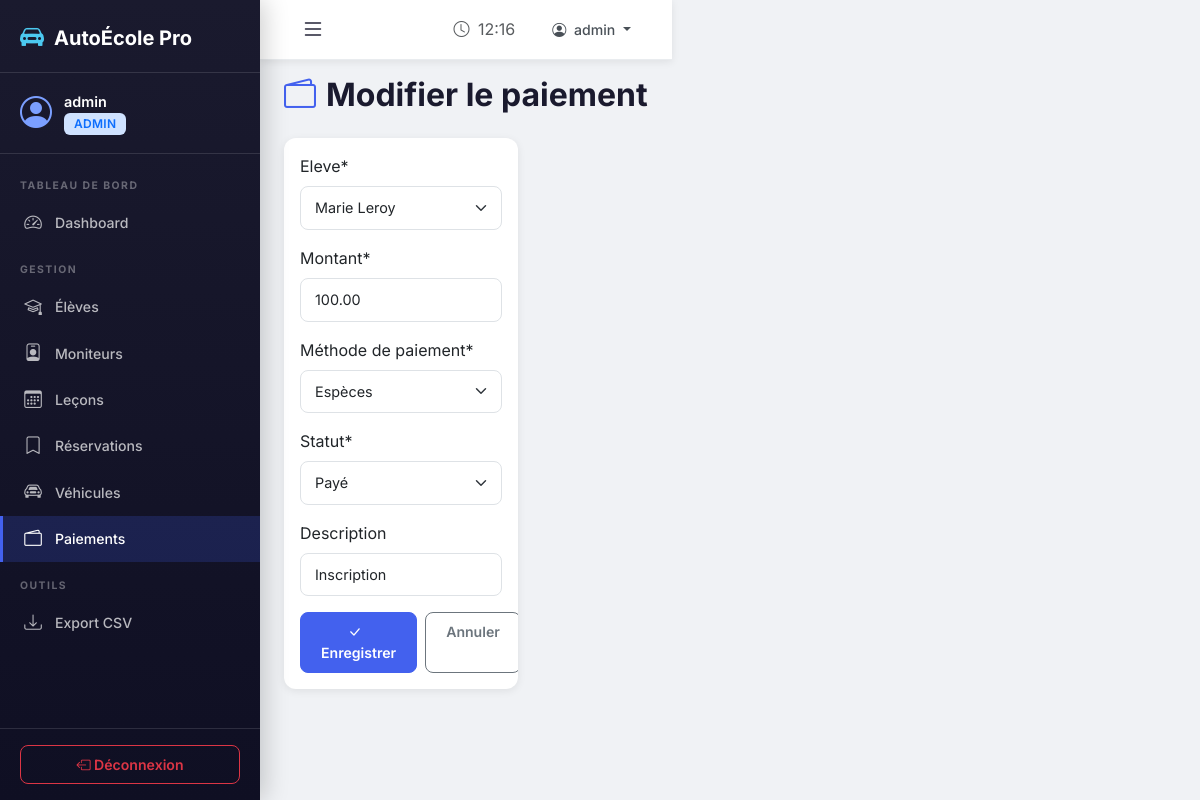
/gestion/paiements/150/modifier/ (signed in), run on the app's committed database.
### ecole/models.py (models this page shows, shortened)
class Payment(models.Model):
    METHODE_CHOICES = [
        ('carte', 'Carte bancaire'),
        ('especes', 'Espèces'),
        ('virement', 'Virement'),
        ('cheque', 'Chèque'),
    ]
    STATUT_CHOICES = [
        ('paye', 'Payé'),
        ('en_attente', 'En attente'),
        ('rembourse', 'Remboursé'),
    ]
    eleve = models.ForeignKey(User, on_delete=models.CASCADE, related_name='payments',
                               limit_choices_to={'profile__role': 'eleve'})
    montant = models.DecimalField(max_digits=10, decimal_places=2)
    date = models.DateTimeField(auto_now_add=True)
    methode = models.CharField(max_length=15, choices=METHODE_CHOICES, default='carte',
                                verbose_name="Méthode de paiement")
    statut = models.CharField(max_length=15, choices=STATUT_CHOICES, default='en_attente')
    description = models.CharField(max_length=255, blank=True, null=True)
    class Meta:
        verbose_name = "Paiement"
        verbose_name_plural = "Paiements"
        ordering = ['-date']

### ecole/views.py (the view)
# urls.py: path('gestion/paiements/<int:paiement_id>/modifier/', views.admin_paiement_modifier, name='admin_paiement_modifier'),
@login_required
@admin_required
def admin_paiement_modifier(request, paiement_id):
    paiement = get_object_or_404(Payment, id=paiement_id)
    if request.method == 'POST':
        form = PaymentForm(request.POST, instance=paiement)
        if form.is_valid():
            form.save()
            messages.success(request, "Paiement modifié.")
            return redirect('admin_paiements')
    else:
        form = PaymentForm(instance=paiement)
    return render(request, 'admin_panel/paiement_form.html', {
        'form': form, 'titre': 'Modifier le paiement'
    })

### ecole/forms.py
class PaymentForm(forms.ModelForm):
    class Meta:
        model = Payment
        fields = ['eleve', 'montant', 'methode', 'statut', 'description']
    def __init__(self, *args, **kwargs):
        super().__init__(*args, **kwargs)
        self.fields['eleve'].queryset = User.objects.filter(profile__role='eleve')
        self.fields['eleve'].label_from_instance = lambda u: u.get_full_name() or u.username

### ecole/templates/admin_panel/paiement_form.html (shortened to what this page needs)
{% extends 'base.html' %}
{% load crispy_forms_tags %}
{% block content %}
<div class="page-header">
    <h2><i class="bi bi-wallet2"></i> {{ titre }}</h2>
</div>
<div class="row">
    <div class="col-lg-8">
        <div class="card">
            <div class="card-body">
                <form method="post">
                    {{ form|crispy }}
                    <div class="d-flex gap-2 mt-3">
                        <button type="submit" class="btn btn-primary"><i class="bi bi-check-lg me-2"></i>Enregistrer</button>
                        <a href="{% url 'admin_paiements' %}" class="btn btn-outline-secondary">Annuler</a>
                    </div>
                </form>
            </div>
        </div>
    </div>
</div>
{% endblock %}

### ecole/templates/base.html (shortened to what this page needs)
{% load static %}
<!DOCTYPE html>
<html lang="fr" data-bs-theme="light">
<head>
    <link href="https://cdn.jsdelivr.net/npm/bootstrap@5.3.2/dist/css/bootstrap.min.css" rel="stylesheet">
    <link href="https://cdn.jsdelivr.net/npm/bootstrap-icons@1.11.2/font/bootstrap-icons.css" rel="stylesheet">
    <link href="{% static 'css/style.css' %}" rel="stylesheet">
</head>
<body>
    {% if user.is_authenticated and request.resolver_match.url_name != 'index' %}
    <div class="d-flex" id="wrapper">
        <nav class="sidebar" id="sidebar">
            <div class="sidebar-header">
                <a href="{% url 'index' %}" class="sidebar-brand">
                    <i class="bi bi-car-front-fill"></i>
                    <span>AutoÉcole Pro</span>
                </a>
            </div>
            <div class="sidebar-user">
                <div class="user-avatar">
                    <i class="bi bi-person-circle"></i>
                </div>
                <div class="user-info">
                    <span class="user-name">{{ user.get_full_name|default:user.username }}</span>
                    <span class="user-role badge bg-primary-subtle text-primary">
                        {% if user.profile.role == 'eleve' %}Élève
                        {% elif user.profile.role == 'moniteur' %}Moniteur
                        {% else %}Admin{% endif %}
                    </span>
                </div>
            </div>
            <ul class="sidebar-nav">
                {% if user.profile.role == 'eleve' %}
                <li class="nav-section">NAVIGATION</li>
                <li><a href="{% url 'eleve_dashboard' %}" class="{% if request.resolver_match.url_name == 'eleve_dashboard' %}active{% endif %}"><i class="bi bi-speedometer2"></i> Tableau de bord</a></li>
                <li><a href="{% url 'eleve_lecons' %}" class="{% if request.resolver_match.url_name == 'eleve_lecons' %}active{% endif %}"><i class="bi bi-calendar-plus"></i> Leçons disponibles</a></li>
                <li><a href="{% url 'eleve_reservations' %}" class="{% if request.resolver_match.url_name == 'eleve_reservations' %}active{% endif %}"><i class="bi bi-bookmark-check"></i> Mes réservations</a></li>
                <li><a href="{% url 'eleve_historique' %}" class="{% if request.resolver_match.url_name == 'eleve_historique' %}active{% endif %}"><i class="bi bi-clock-history"></i> Historique</a></li>
                <li><a href="{% url 'eleve_paiements' %}" class="{% if request.resolver_match.url_name == 'eleve_paiements' %}active{% endif %}"><i class="bi bi-credit-card"></i> Paiements</a></li>
                <li class="nav-section">PRÉPARATION</li>
                <li><a href="{% url 'eleve_documents' %}" class="{% if 'documents' in request.resolver_match.url_name %}active{% endif %}"><i class="bi bi-file-earmark-person"></i> Mes documents</a></li>
                <li><a href="{% url 'eleve_cours' %}" class="{% if 'cours' in request.resolver_match.url_name %}active{% endif %}"><i class="bi bi-book"></i> Cours de code</a></li>
                <li><a href="{% url 'eleve_quiz' %}" class="{% if request.resolver_match.url_name == 'eleve_quiz' %}active{% endif %}"><i class="bi bi-question-circle"></i> Quiz Code</a></li>
                <li class="nav-section">COMPTE</li>
                <li><a href="{% url 'eleve_profil' %}" class="{% if request.resolver_match.url_name == 'eleve_profil' %}active{% endif %}"><i class="bi bi-person"></i> Mon profil</a></li>
                {% else %}
                <li class="nav-section">TABLEAU DE BORD</li>
                <li><a href="{% url 'admin_dashboard' %}" class="{% if request.resolver_match.url_name == 'admin_dashboard' %}active{% endif %}"><i class="bi bi-speedometer2"></i> Dashboard</a></li>
                <li class="nav-section">GESTION</li>
                <li><a href="{% url 'admin_eleves' %}" class="{% if 'eleve' in request.resolver_match.url_name %}active{% endif %}"><i class="bi bi-mortarboard"></i> Élèves</a></li>
                <li><a href="{% url 'admin_moniteurs' %}" class="{% if 'moniteur' in request.resolver_match.url_name %}active{% endif %}"><i class="bi bi-person-badge"></i> Moniteurs</a></li>
                <li><a href="{% url 'admin_lecons' %}" class="{% if 'lecon' in request.resolver_match.url_name %}active{% endif %}"><i class="bi bi-calendar3"></i> Leçons</a></li>
                <li><a href="{% url 'admin_reservations' %}" class="{% if 'reservation' in request.resolver_match.url_name %}active{% endif %}"><i class="bi bi-bookmark"></i> Réservations</a></li>
                <li><a href="{% url 'admin_vehicules' %}" class="{% if 'vehicule' in request.resolver_match.url_name %}active{% endif %}"><i class="bi bi-car-front"></i> Véhicules</a></li>
                <li><a href="{% url 'admin_paiements' %}" class="{% if 'paiement' in request.resolver_match.url_name %}active{% endif %}"><i class="bi bi-wallet2"></i> Paiements</a></li>
                <li class="nav-section">OUTILS</li>
                <li><a href="{% url 'admin_export_eleves_csv' %}"><i class="bi bi-download"></i> Export CSV</a></li>
                {% endif %}
            </ul>
            <div class="sidebar-footer">
                <a href="{% url 'deconnexion' %}" class="btn btn-outline-danger btn-sm w-100">
                    <i class="bi bi-box-arrow-left"></i> Déconnexion
                </a>
            </div>
        </nav>
        <div class="main-content" id="main-content">
            <nav class="topbar">
                <button class="btn btn-link sidebar-toggle" id="sidebarToggle">
                    <i class="bi bi-list fs-4"></i>
                </button>
                <div class="topbar-right">
                    <span class="text-muted me-3">
                        <i class="bi bi-clock me-1"></i>
                        <span id="current-time"></span>
                    </span>
                    <div class="dropdown">
                        <button class="btn btn-link dropdown-toggle" data-bs-toggle="dropdown">
                            <i class="bi bi-person-circle me-1"></i>
                            {{ user.get_full_name|default:user.username }}
                        </button>
                    </div>
                </div>
            </nav>
            <div class="container-fluid px-4 py-3">
                {% block content %}{% endblock %}
            </div>
        </div>
    </div>
    {% endif %}
</body>
</html>

### static/css/style.css (style rules this page uses)
:root { --primary: #4361ee; --primary-dark: #3a0ca3; --primary-light: #7b9fff; --secondary: #f72585; --accent: #4cc9f0; --success: #06d6a0; --warning: #ffd166; --danger: #ef476f; --dark: #1a1a2e; --darker: #0f0f23; --sidebar-width: 260px; --topbar-height: 60px; --glass-bg: rgba(255, 255, 255, 0.08); --glass-border: rgba(255, 255, 255, 0.12); --shadow-sm: 0 2px 8px rgba(0, 0, 0, 0.08); --shadow-md: 0 4px 20px rgba(0, 0, 0, 0.12); --shadow-lg: 0 8px 40px rgba(0, 0, 0, 0.16); --radius: 12px; --radius-sm: 8px; --transition: all 0.3s cubic-bezier(0.4, 0, 0.2, 1); }
* { box-sizing: border-box; }
body { font-family: 'Inter', -apple-system, sans-serif; background: #f0f2f5; color: #2d3436; min-height: 100vh; overflow-x: hidden; }
.sidebar { width: var(--sidebar-width); min-height: 100vh; background: linear-gradient(180deg, var(--dark) 0%, var(--darker) 100%); position: fixed; top: 0; left: 0; z-index: 1000; transition: var(--transition); display: flex; flex-direction: column; box-shadow: 4px 0 24px rgba(0, 0, 0, 0.2); }
.sidebar-header { padding: 20px 20px 16px; border-bottom: 1px solid var(--glass-border); }
.sidebar-brand { color: white; text-decoration: none; font-size: 1.25rem; font-weight: 700; display: flex; align-items: center; gap: 10px; }
.sidebar-brand i { font-size: 1.5rem; color: var(--accent); }
.sidebar-user { padding: 16px 20px; display: flex; align-items: center; gap: 12px; border-bottom: 1px solid var(--glass-border); }
.user-avatar i { font-size: 2rem; color: var(--primary-light); }
.user-info { display: flex; flex-direction: column; }
.user-name { color: white; font-weight: 600; font-size: 0.9rem; }
.user-role { font-size: 0.7rem; text-transform: uppercase; letter-spacing: 0.5px; }
.sidebar-nav { list-style: none; padding: 8px 0; margin: 0; flex-grow: 1; overflow-y: auto; }
.sidebar-nav .nav-section { color: rgba(255, 255, 255, 0.35); font-size: 0.65rem; font-weight: 700; letter-spacing: 1.5px; text-transform: uppercase; padding: 16px 20px 6px; }
.sidebar-nav a { display: flex; align-items: center; gap: 12px; padding: 10px 20px; color: rgba(255, 255, 255, 0.7); text-decoration: none; font-size: 0.88rem; font-weight: 500; transition: var(--transition); border-left: 3px solid transparent; }
.sidebar-nav a.active { color: white; background: rgba(67, 97, 238, 0.2); border-left-color: var(--primary); }
.sidebar-nav a i { font-size: 1.1rem; width: 20px; text-align: center; }
.sidebar-footer { padding: 16px 20px; border-top: 1px solid var(--glass-border); }
.main-content { margin-left: var(--sidebar-width); min-height: 100vh; transition: var(--transition); background: #f0f2f5; }
.topbar { height: var(--topbar-height); background: white; border-bottom: 1px solid #e9ecef; display: flex; align-items: center; justify-content: space-between; padding: 0 20px; position: sticky; top: 0; z-index: 999; box-shadow: var(--shadow-sm); }
.sidebar-toggle { color: var(--dark); text-decoration: none; }
.topbar-right { display: flex; align-items: center; }
.topbar-right .btn-link { color: #495057; text-decoration: none; font-weight: 500; }
.card { border: none; border-radius: var(--radius); box-shadow: var(--shadow-sm); transition: var(--transition); overflow: hidden; }
.badge { font-weight: 600; letter-spacing: 0.3px; padding: 5px 10px; border-radius: 6px; font-size: 0.75rem; }
.btn { border-radius: var(--radius-sm); font-weight: 600; font-size: 0.88rem; padding: 8px 20px; transition: var(--transition); }
.btn-primary { background: var(--primary); border-color: var(--primary); }
.form-control, .form-select { border-radius: var(--radius-sm); border: 1.5px solid #dee2e6; padding: 10px 14px; font-size: 0.9rem; transition: var(--transition); }
.page-header { margin-bottom: 24px; }
.page-header h2 { font-weight: 700; color: var(--dark); display: flex; align-items: center; gap: 10px; }
.page-header h2 i { color: var(--primary); }

### data on the page
Payment: eleve "Marie Leroy", montant "100.00", methode "Espèces", statut "Payé", description "Inscription"

### other printed values
{{ user.get_full_name|default:user.username }} "admin"
{{ titre }} "Modifier le paiement"
